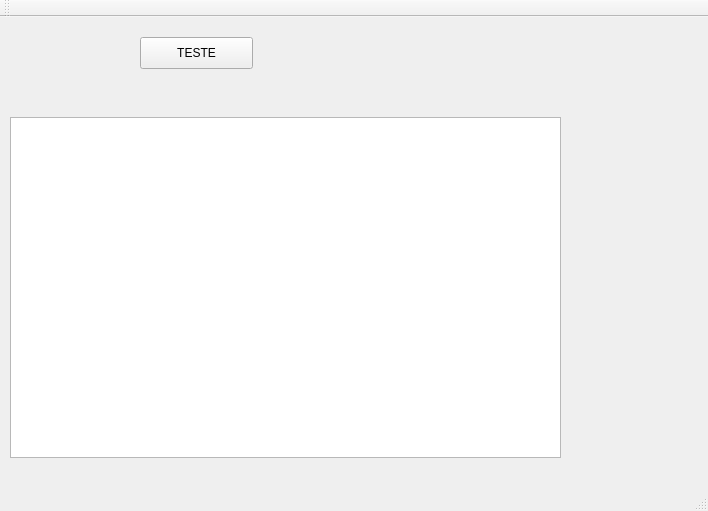
<?xml version="1.0" encoding="UTF-8"?>
<ui version="4.0">
 <class>TelaPrincipal</class>
 <widget class="QMainWindow" name="TelaPrincipal">
  <property name="geometry">
   <rect>
    <x>0</x>
    <y>0</y>
    <width>708</width>
    <height>511</height>
   </rect>
  </property>
  <property name="windowTitle">
   <string>TelaPrincipal</string>
  </property>
  <widget class="QWidget" name="centralWidget">
   <widget class="QPushButton" name="pushButtonTeste">
    <property name="geometry">
     <rect>
      <x>140</x>
      <y>20</y>
      <width>113</width>
      <height>32</height>
     </rect>
    </property>
    <property name="text">
     <string>TESTE</string>
    </property>
   </widget>
   <widget class="QTextEdit" name="textEditSaida">
    <property name="geometry">
     <rect>
      <x>10</x>
      <y>100</y>
      <width>551</width>
      <height>341</height>
     </rect>
    </property>
   </widget>
  </widget>
  <widget class="QMenuBar" name="menuBar">
   <property name="geometry">
    <rect>
     <x>0</x>
     <y>0</y>
     <width>708</width>
     <height>22</height>
    </rect>
   </property>
  </widget>
  <widget class="QToolBar" name="mainToolBar">
   <attribute name="toolBarArea">
    <enum>TopToolBarArea</enum>
   </attribute>
   <attribute name="toolBarBreak">
    <bool>false</bool>
   </attribute>
  </widget>
  <widget class="QStatusBar" name="statusBar"/>
 </widget>
 <layoutdefault spacing="6" margin="11"/>
 <resources/>
 <connections/>
</ui>
